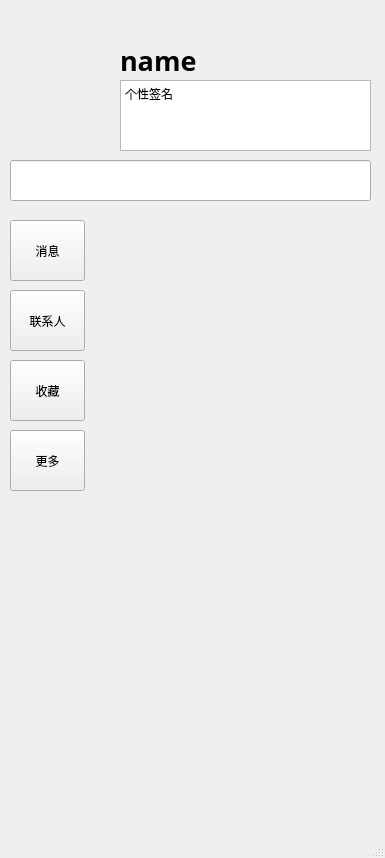
<?xml version="1.0" encoding="UTF-8"?>
<ui version="4.0">
 <class>Window_of_User</class>
 <widget class="QMainWindow" name="Window_of_User">
  <property name="geometry">
   <rect>
    <x>0</x>
    <y>0</y>
    <width>385</width>
    <height>858</height>
   </rect>
  </property>
  <property name="windowTitle">
   <string>MainWindow</string>
  </property>
  <widget class="QWidget" name="centralwidget">
   <widget class="QLabel" name="label_headphoto">
    <property name="geometry">
     <rect>
      <x>10</x>
      <y>50</y>
      <width>101</width>
      <height>101</height>
     </rect>
    </property>
    <property name="text">
     <string/>
    </property>
   </widget>
   <widget class="QTextEdit" name="textEdit_personal_sign">
    <property name="geometry">
     <rect>
      <x>120</x>
      <y>80</y>
      <width>251</width>
      <height>71</height>
     </rect>
    </property>
    <property name="html">
     <string>&lt;!DOCTYPE HTML PUBLIC &quot;-//W3C//DTD HTML 4.0//EN&quot; &quot;http://www.w3.org/TR/REC-html40/strict.dtd&quot;&gt;
&lt;html&gt;&lt;head&gt;&lt;meta name=&quot;qrichtext&quot; content=&quot;1&quot; /&gt;&lt;meta charset=&quot;utf-8&quot; /&gt;&lt;style type=&quot;text/css&quot;&gt;
p, li { white-space: pre-wrap; }
hr { height: 1px; border-width: 0; }
li.unchecked::marker { content: &quot;\2610&quot;; }
li.checked::marker { content: &quot;\2612&quot;; }
&lt;/style&gt;&lt;/head&gt;&lt;body style=&quot; font-family:'Microsoft YaHei UI'; font-size:9pt; font-weight:400; font-style:normal;&quot;&gt;
&lt;p style=&quot; margin-top:0px; margin-bottom:0px; margin-left:0px; margin-right:0px; -qt-block-indent:0; text-indent:0px;&quot;&gt;个性签名&lt;/p&gt;&lt;/body&gt;&lt;/html&gt;</string>
    </property>
   </widget>
   <widget class="QLabel" name="label_username">
    <property name="geometry">
     <rect>
      <x>120</x>
      <y>50</y>
      <width>91</width>
      <height>21</height>
     </rect>
    </property>
    <property name="font">
     <font>
      <family>宋体</family>
      <pointsize>20</pointsize>
      <bold>true</bold>
     </font>
    </property>
    <property name="text">
     <string>name</string>
    </property>
   </widget>
   <widget class="QLineEdit" name="lineEdit_serach">
    <property name="geometry">
     <rect>
      <x>10</x>
      <y>160</y>
      <width>361</width>
      <height>41</height>
     </rect>
    </property>
   </widget>
   <widget class="QPushButton" name="pushButton_message">
    <property name="geometry">
     <rect>
      <x>10</x>
      <y>220</y>
      <width>75</width>
      <height>61</height>
     </rect>
    </property>
    <property name="text">
     <string>消息</string>
    </property>
   </widget>
   <widget class="QPushButton" name="pushButton_connecter">
    <property name="geometry">
     <rect>
      <x>10</x>
      <y>290</y>
      <width>75</width>
      <height>61</height>
     </rect>
    </property>
    <property name="text">
     <string>联系人</string>
    </property>
   </widget>
   <widget class="QPushButton" name="pushButton_saver">
    <property name="geometry">
     <rect>
      <x>10</x>
      <y>360</y>
      <width>75</width>
      <height>61</height>
     </rect>
    </property>
    <property name="text">
     <string>收藏</string>
    </property>
   </widget>
   <widget class="QPushButton" name="pushButton_more">
    <property name="geometry">
     <rect>
      <x>10</x>
      <y>430</y>
      <width>75</width>
      <height>61</height>
     </rect>
    </property>
    <property name="text">
     <string>更多</string>
    </property>
   </widget>
   <widget class="QWidget" name="widget" native="true">
    <property name="geometry">
     <rect>
      <x>90</x>
      <y>220</y>
      <width>291</width>
      <height>611</height>
     </rect>
    </property>
   </widget>
  </widget>
  <widget class="QMenuBar" name="menubar">
   <property name="geometry">
    <rect>
     <x>0</x>
     <y>0</y>
     <width>385</width>
     <height>21</height>
    </rect>
   </property>
  </widget>
  <widget class="QStatusBar" name="statusbar"/>
 </widget>
 <resources/>
 <connections/>
</ui>
